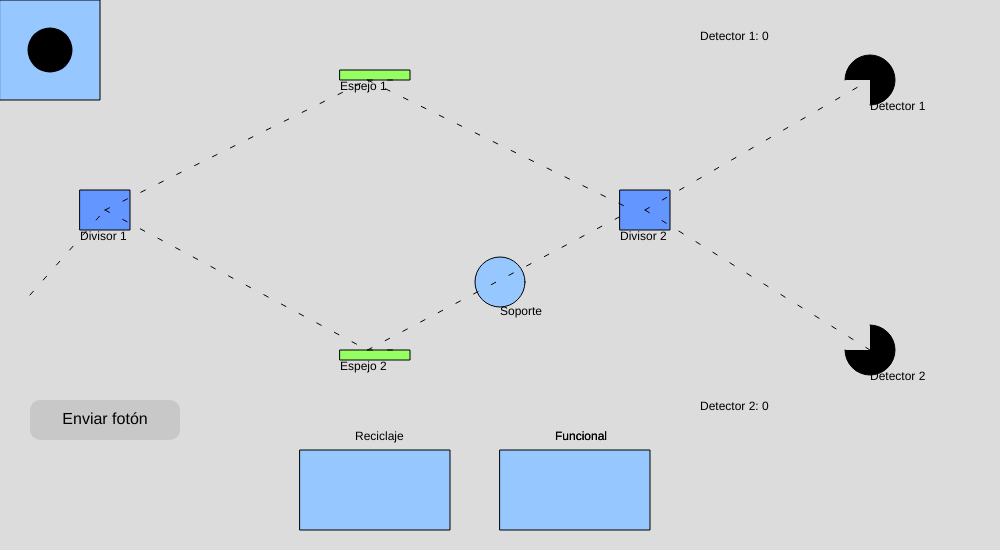
Frame 1 (no input)
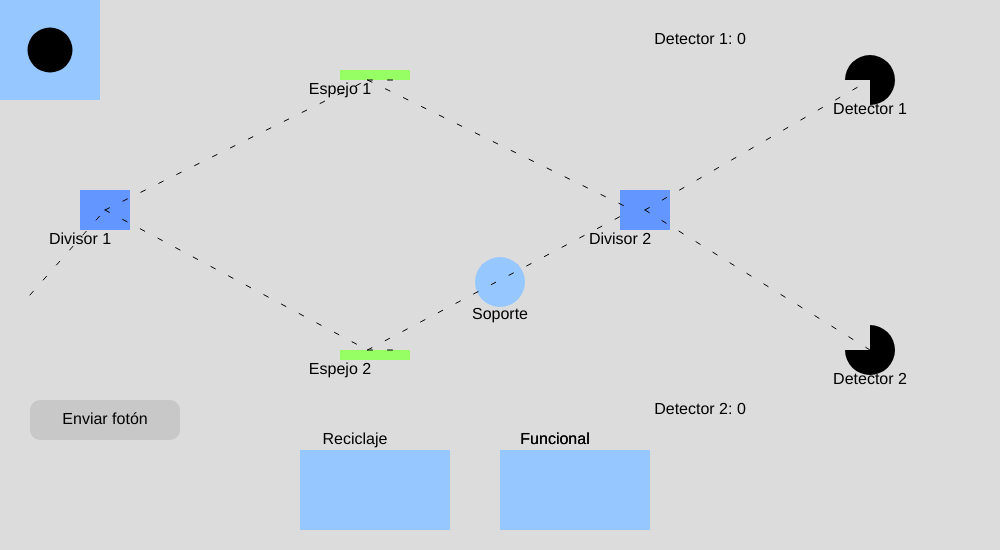
Frame 60 (no input)
Frame 120 (the mouse pressed at the canvas centre since frame 60): identical to frame 60, image omitted

The p5.js sketch that drew these frames (run headless with seeded random() and noise() and a simulated clock; from frame 60 on, the mouse is pressed at the canvas centre):

// p5.js sketch
// ── sketch.js
/* ***********************************************************
 * ******* SIMULACIÓN LABORATORIO AVANZADO 3 *****************
 * ***********************************************************
 * * Autores: Fernanda Mora Rey                              *
 * *          Yennifer Yuliana Guerrero Uchima               *
 * *          Dayana Andrea Henao Arbeláez                   *
 * * Institución: Universidad de Antioquia                   *
 * * Curso: Laboratorio avanzado III                         *
 * ***********************************************************/

// --------------------------DECLARATION OF VARIABLES--------------------------------------
//===========================================================================================
let fotones = [];
let speed = 5; // Velocity of photons
let contadorD1 = 0; // Counter for detector 1
let contadorD2 = 0; // Counter for detector 2
let i = 0;
let interval = 50;
let botonPresionado = false;
let bomba;
let spotBomb;
let checkbox1, checkbox2;
let numR;
let pass = false;

//----------------------------CONFIGURATION--------------------------------------------------
//===========================================================================================

function setup() {
  createCanvas(1000, 550);
  bomba = new Bomb(50, 50);
  spotBomb = new SpotBomb(width / 2 - 20, 450 / 2 + 35, 40, 45);
  checkbox1 = new Checkbox(355, 480);
  checkbox2 = new Checkbox(555, 480);
  numR = random(1);
}

//-------------------------DRAW-------------------------------------------------------------
//===========================================================================================

function draw() {
  background(220);

  // Components-----------------------------------------------------------
  components();
  spotBomb.dibujar();
  bomba.dibujar();
  bomba.arrastrar();
  console.log(bomba.work, numR);

  // Bomb functions-----------------------------------------------------------------
  if (bomba.x > width || bomba.y > height) {
    bomba = new Bomb(50, 50);
    numR = random(1);
  }

  if (bomba.x >= 480 && bomba.x <= 520 && bomba.y >= 270 && bomba.y <= 300) {
    if (bomba.work) {
      spotBomb.estado = true;
      if (numR > 0.5) {
        spotBomb.estado = false;
      }
    }
  } else {
    spotBomb.estado = false;
  }

  if (bomba.x >= 320 && bomba.x <= 430 && bomba.y >= 450) {
    contadorD1 = 0;

    checkbox1.state = !bomba.work;
    checkbox1.display();

    i++;
    if (i >= interval) {
      bomba = new Bomb(50, 50);
      numR = random(1);
      contadorD2 = 0;
      contadorD1 = 0;
      i = 0;
    }
  }

  if (bomba.x >= 520 && bomba.x <= 630 && bomba.y >= 450) {
    contadorD1 = 0;

    checkbox2.state = bomba.work;
    checkbox2.display();

    i++;
    if (i >= interval) {
      bomba = new Bomb(50, 50);
      numR = random(1);
      contadorD2 = 0;
      contadorD1 = 0;
      i = 0;
    }
  }

  // Photon movement---------------------------------------------------------------------
  for (let j = fotones.length - 1; j >= 0; j--) {
    if (
      bomba.work &&
      numR > 0.5 &&
      bomba.x >= 480 &&
      bomba.x <= 520 &&
      bomba.y >= 270 &&
      bomba.y <= 300
    ) {
      pass = true;
    } else {
      pass = false;
    }

    fotones[j].dibujar();
    fotones[j].mover(pass);

    if (fotones[j].x >= width / 2 - 20 && spotBomb.getEstado()) {
      fotones.splice(j, 1);
      if (j === 0) {
        bomba = new Bomb(50, 50);
        contadorD1 = 0;
        contadorD2 = 0;
      }
      break;
    }

    if (fotones[j].terminado()) {
      if (fotones[j].y <= 100) {
        contadorD1 += 0.5;
      } else if (fotones[j].y >= 300) {
        contadorD2 += 0.5;
      }
      fotones.splice(j, 1);
    }
  }

  // Draw histogram----------------------------------------------------------------------
  dibujarHistograma();

  // Draw button-----------------------------------------------------------
  dibujarBoton();
}

//===================================FUNCIONES Y CLASES===================================
//===========================================================================================

// Definir la clase Boton
class Boton {
  constructor(x, y, w, h, textoBoton, mensaje) {
    this.x = x; // Posición X del botón
    this.y = y; // Posición Y del botón
    this.w = w; // Ancho del botón
    this.h = h; // Alto del botón
    this.textoBoton = textoBoton; // Texto que se mostrará en el botón
    this.mensaje = mensaje; // Mensaje que se mostrará al presionar el botón
    this.mensajeVisible = false; // Controla si el mensaje es visible
  }

  // Dibuja el botón y su mensaje
  dibujar() {
    // Dibuja el botón
    fill(0, 120, 255); // Color del botón
    rect(this.x, this.y, this.w, this.h, 10); // Botón con bordes redondeados

    // Dibuja el texto dentro del botón
    fill(255); // Color blanco para el texto
    textSize(16);
    textAlign(CENTER, CENTER);
    text(this.textoBoton, this.x + this.w / 2, this.y + this.h / 2);

    // Si el mensaje es visible, dibuja el cuadro con el mensaje
    if (this.mensajeVisible) {
      fill(0, 0, 0, 150); // Fondo del cuadro (transparente)
      rect(100, 250, 200, 80, 10); // Cuadro con bordes redondeados

      // Dibuja el mensaje
      fill(255); // Color del texto
      textSize(18);
      textAlign(CENTER, CENTER);
      text(this.mensaje, 200, 290); // Mensaje dentro del cuadro
    }
  }

  // Detecta si el botón ha sido presionado
  estaPresionado() {
    // Verifica si el clic fue dentro del área del botón
    if (
      mouseX >= this.x &&
      mouseX <= this.x + this.w &&
      mouseY >= this.y &&
      mouseY <= this.y + this.h
    ) {
      this.mensajeVisible = !this.mensajeVisible; // Cambia el estado del mensaje
    }
  }
}

// Detecta el clic en el lienzo y llama al método para cada botón
function mousePressed() {
  for (let i = 0; i < botones.length; i++) {
    botones[i].estaPresionado();
  }
}

function enviarFoton() {
  fotones.push(new Foton(1));
  fotones.push(new Foton(2));
  numR = random(1);
}

/* Modela el comportamiento de un fotón en el interferómetro, simulando su movimiento por diferentes trayectorias posibles dependiendo de su estado y las interacciones */
// Photon class------------------------------------------------------------------------------
class Foton {
  constructor(tipo) {
    this.x = 20; // Posición inicial en el eje X
    this.y = 305; // Posición inicial en el eje Y
    this.path = tipo; // Trayectoria del fotón (1 o 2)
    this.step = 0; // Etapa inicial del recorrido
    this.speed = 5.0; // Velocidad del fotón
  }

  // Método para dibujar el fotón en la simulación
  dibujar() {
    fill(230, 141, 35, 170); // Color del fotón (naranja semitransparente)
    noStroke(); // Sin bordes para el círculo
    circle(this.x, this.y, 30); // Dibuja el fotón como un círculo de radio 30
  }

  // Metodo que Simula el movimiento del fotón en el interferómetro en pasos (step)
  mover(pass) {
    //Movimiento hacia el primer divisor
    if (this.step === 0) {
      this.x += this.speed;
      this.y += ((210 - 305) / (105 - 30)) * this.speed;
      if (this.x >= 105) this.step = 1; //Transición al siguiente paso si x es mayor que 105

      //Movimiento al siguiente punto, condicionado por path
    } else if (this.step === 1) {
      if (this.path === 1) {
        // fotón sube
        this.x += this.speed;
        this.y += ((80 - 210) / (367.5 - 105)) * this.speed;
        if (this.x >= 367.5) this.step = 2; //Transición al siguiente paso
      } else if (this.path === 2) {
        // fotón baja
        this.x += this.speed;
        this.y += ((350 - 210) / (367.5 - 105)) * this.speed;
        if (this.x >= 367.5) this.step = 2; //Transición al siguiente paso
      }
    } else if (this.step === 2) {
      //  Cambio probabilístico de trayectoria
      if (this.path === 1) {
        // Si el fotón está en la trayectoria 1
        this.x += this.speed;
        this.y += ((210 - 80) / (632.5 - 367.5)) * this.speed; // Movimiento hacia el siguiente punto
        if (this.x >= 632.5) {
          this.path = random(1) < 0.5 ? 1 : 2; // Cambio de trayectoria con probabilidad 50%
          this.step = 3; // Avanza al siguiente paso
        }
      } else if (this.path === 2) {
        // Si el fotón está en la trayectoria 2
        this.x += this.speed;
        this.y += ((210 - 350) / (632.5 - 367.5)) * this.speed; // Movimiento hacia el siguiente punto
        if (this.x >= 632.5) {
          this.path = random(1) < 0.5 ? 1 : 2; // Cambio de trayectoria con probabilidad 50%
          this.step = 3; // Avanza al siguiente paso
        }
      }
    } else if (this.step === 3 && !pass) {
      // Cuarta etapa: Sin interacción con la bomba
      this.x += this.speed;
      this.y += ((200 - 350) / (632.5 - 367.5)) * this.speed; // Movimiento hacia el detector 1 sin bomba
      if (this.x >= 870) this.step = 4; // Finaliza el recorrido
    } else if (this.step === 3 && pass) {
      // Cuarta etapa: Con interacción con la bomba
      this.x += this.speed;
      this.y += ((350 - 210) / (870 - 632.5)) * this.speed; // Movimiento hacia el detector 2 tras pasar la bomba
      if (this.x >= 870) this.step = 4; // Finaliza el recorrido
    }
  }

  // Método para verificar si el fotón ha completado su recorrido
  terminado() {
    return this.step >= 4; // Retorna verdadero si el fotón ha pasado por todas las etapas
  }
}

// Bomb class-------------------------------------------------------------------------------
class Bomb {
  constructor(x, y) {
    this.x = x; // Posición inicial en el eje X
    this.y = y; // Posición inicial en el eje Y
    this.size = 45; // Tamaño de la bomba (diámetro del círculo)
    this.arrastrando = false; // Estado inicial: la bomba no se está arrastrando
    this.bombaColor = color(0, 0, 0); // Color de la bomba (negro por defecto)
    this.work = random(1) > 0.5; // Estado funcional de la bomba (50% de probabilidad de que funcione)
  }

  // Método para dibujar la bomba en la simulación
  dibujar() {
    fill(this.bombaColor); // Establece el color de la bomba
    noStroke(); // Sin borde para el círculo
    ellipse(this.x, this.y, this.size, this.size); // Dibuja la bomba como un círculo
  }

  // Método para verificar si la bomba fue clickeada
  verificarClick(mx, my) {
    if (dist(mx, my, this.x, this.y) < this.size / 2) {
      // Comprueba si el clic está dentro del círculo
      this.arrastrando = true; // Activa el modo de arrastre
    }
  }

  // Método para arrastrar la bomba con el cursor
  arrastrar() {
    if (this.arrastrando) {
      // Solo si está en modo de arrastre
      this.x = mouseX; // Actualiza la posición X al cursor
      this.y = mouseY; // Actualiza la posición Y al cursor
    }
  }

  // Método para soltar la bomba
  soltar() {
    this.arrastrando = false; // Desactiva el modo de arrastre
  }
}

//-----------------------------------SOPORTE DE LA BOMBA------------------------------------

/* La clase representa un área rectangular en la simulación que puede alternar entre dos estados visuales: activo e inactivo. Según el estado, la clase dibuja el rectángulo con un gradiente de color diferente:

Estado activo: Gradiente de púrpura a negro.
Estado inactivo: Gradiente de cian a negro.
Además, la clase incluye métodos para:

Cambiar el estado: Alterna entre los dos estados disponibles.
Obtener el estado: Devuelve si el rectángulo está activo o inactivo.
Dibujar el área: Representa visualmente el rectángulo con el gradiente correspondiente y un contorno negro.*/
class SpotBomb {
  constructor(x, y, w, h) {
    this.x = x; // Posición X inicial del rectángulo
    this.y = y; // Posición Y inicial del rectángulo
    this.w = w; // Ancho del rectángulo
    this.h = h; // Altura del rectángulo
    this.estado = false; // Estado inicial (apagado o inactivo)
  }
  // Cambia el estado del SpotBomb (activo/inactivo)
  cambiarEstado() {
    this.estado = !this.estado; // Alterna entre true y false
  }

  // Devuelve el estado actual del SpotBomb
  getEstado() {
    return this.estado; // Retorna el valor booleano de estado
  }

  // Dibuja el SpotBomb en la simulación
  dibujar() {
    noStroke(); // Sin borde para los colores internos
    noFill(); // Sin relleno (transparente)
    noStroke(); // Sin borde

    if (this.estado) {
      // Si el estado es activo
      for (let i = 0; i <= this.h; i++) {
        // Itera sobre la altura del rectángulo
        let inter = map(i, 0, this.h, 0, 1); // Calcula un gradiente de color
        //fill(255 * inter, 0, 255 * (1 - inter)); // Gradiente de púrpura a negro
        rect(this.x, this.y + i, this.w, 1); // Dibuja una línea del gradiente
      }
    } else {
      // Si el estado es inactivo
      for (let i = 0; i <= this.h; i++) {
        // Itera sobre la altura del rectángulo
        let inter = map(i, 0, this.h, 0, 1); // Calcula un gradiente de color
        //fill(0, 255 * inter, 255 * (1 - inter)); // Gradiente de cian a negro
        rect(this.x, this.y + i, this.w, 1); // Dibuja una línea del gradiente
      }
    }

    //noStroke(0); // Dibuja un borde negro para el rectángulo
    noFill(); // Evita rellenar el rectángulo con color sólido
    rect(this.x, this.y, this.w, this.h); // Dibuja el contorno del rectángulo
  }
}

//----------------------------------------------------------------------------------------

//Función para dibujar el botón en la pantalla
function dibujarBoton() {
  fill(botonPresionado ? color(180) : color(200));
  rect(30, 400, 150, 40, 10);
  fill(0);
  textSize(16);
  textAlign(CENTER, CENTER);
  text("Enviar fotón", 30 + 75, 400 + 20);
}

//----------------------------------------------------------------------------------------
// Función que se activa cuando se presiona el mouse
function mousePressed() {
  if (mouseX > 30 && mouseX < 180 && mouseY > 400 && mouseY < 440) {
    botonPresionado = true;
    enviarFoton();
  }
  // Verifica si se hizo clic sobre una bomba para iniciar su arrastre
  bomba.verificarClick(mouseX, mouseY);
  //checkbox.update(mouseX, mouseY);
}

//---------------------------------------------------------------------------------------
// Función que se activa cuando se suelta el mouse
function mouseReleased() {
  botonPresionado = false; // Restaura el estado del botón a no presionado
  bomba.soltar(); // Detiene el arrastre de la bomba si estaba siendo movida
}

//-------------LINEAS------------------------------------------------
function dibujarLineaPunteada(x1, y1, x2, y2) {
  let dx = x2 - x1;
  let dy = y2 - y1;
  let d = dist(x1, y1, x2, y2);
  let dashLength = 5;
  let spaceLength = 5;
  let drawDash = true;

  for (let i = 0; i < d; i += dashLength + spaceLength) {
    let x = x1 + (dx / d) * i;
    let y = y1 + (dy / d) * i;
    if (drawDash) {
      line(x, y, x + (dx / d) * dashLength, y + (dy / d) * dashLength);
    }
    drawDash = !drawDash;
  }
}

//----------------------------HISTOGRAMA------------------------------------------------
function dibujarHistograma() {
  fill(100, 150, 255);
  rect(800, 20, contadorD1 * 10, 30);
  fill(0);
  text("Detector 1: " + contadorD1, 700, 40);

  fill(255, 150, 100);
  rect(800, 390, contadorD2 * 10, 30);
  fill(0);
  text("Detector 2: " + contadorD2, 700, 410);
}

//--------------------------------COMPONENTES--------------------------------------------
function components() {
  fill(100, 150, 255);
  rect(80, 190, 50, 40);
  fill(0);
  text("Divisor 1", 80, 240);

  fill(100, 150, 255);
  rect(620, 190, 50, 40);
  fill(0);
  text("Divisor 2", 620, 240);

  fill(150, 255, 100);
  rect(340, 70, 70, 10);
  fill(0);
  text("Espejo 1", 340, 90);

  fill(150, 255, 100);
  rect(340, 350, 70, 10);
  fill(0);
  text("Espejo 2", 340, 370);

  fill(0);
  arc(870, 80, 50, 50, -PI, PI - HALF_PI);
  text("Detector 1", 870, 110);

  arc(870, 350, 50, 50, -HALF_PI, PI);
  text("Detector 2", 870, 380);

  // Contenedor 1
  fill(150, 200, 255);
  rect(300, 450, 150, 80);
  fill(0);
  text("Reciclaje", 355, 440);

  // Contenedor 2
  fill(150, 200, 255);
  rect(500, 450, 150, 80);
  fill(0);
  text("Funcional", 555, 440);

  // Base de las bombas
  fill(150, 200, 255);
  rect(0, 0, 100, 100);
  fill(0);
  text("Funcional", 555, 440);

  //Circulo del soporte de la bomba

  // Base de las bombas
  fill(150, 200, 255);
  ellipse(500, 282, 50, 50);
  fill(0);
  text("Soporte", 500, 315);

  // Líneas punteadas que conectan los componentes
  stroke(5);
  dibujarLineaPunteada(30, 295, 105, 210); // Inicio -> Divisor de haz 1
  dibujarLineaPunteada(105, 210, 367.5, 80); // Divisor de haz 1 -> Espejo 1 (camino superior)
  dibujarLineaPunteada(367.5, 80, 400, 80); // Espejo 1 (centro -> borde)
  dibujarLineaPunteada(105, 210, 367.5, 350); // Divisor de haz 1 -> Espejo 2 (camino inferior)
  dibujarLineaPunteada(367.5, 350, 400, 350); // Espejo 2 (centro -> borde)
  dibujarLineaPunteada(367.5, 80, 632.5, 210); // Espejo 1 -> Divisor de haz 2
  dibujarLineaPunteada(367.5, 350, 632.5, 210); // Espejo 2 -> Divisor de haz 2
  dibujarLineaPunteada(645, 210, 870, 80); // Divisor de haz 2 -> Detector 1
  dibujarLineaPunteada(645, 210, 870, 350); // Divisor de haz 2 -> Detector 2
}

//-----------------------------------------------------------------------------------

//-------------------------------------------------------------------------------------------

/*La clase Checkbox representa una casilla de verificación que el usuario puede interactuar con el mouse. 
Su estado puede alternar entre marcado (check) y desmarcado (cross), 
ofreciendo una representación visual clara de cada estado.*/

class Checkbox {
  constructor(x, y) {
    // Coordenadas de la esquina superior izquierda de la casilla
    this.x = x;
    this.y = y;
    // Estado inicial de la casilla (desmarcado)
    this.state = false;
  }

  // Dibuja la casilla en la pantalla
  display() {
    stroke(0); // Color del borde
    fill(255); // Relleno blanco
    rect(this.x, this.y, 20, 20); // Dibuja el rectángulo de la casilla

    // Dibuja un check o una cruz según el estado actual
    if (this.state) {
      this.drawCheck(); // Estado marcado (check)
    } else {
      this.drawCross(); // Estado desmarcado (cross)
    }
  }

  // Cambia el estado si se detecta un clic dentro de la casilla
  update(mx, my) {
    // Comprueba si las coordenadas del mouse están dentro de la casilla
    if (mx > this.x && mx < this.x + 20 && my > this.y && my < this.y + 20) {
      this.state = !this.state; // Alterna el estado
    }
  }

  // Dibuja una marca de verificación (check) en la casilla
  drawCheck() {
    stroke(0, 255, 0); // Color verde
    strokeWeight(3); // Grosor de la línea
    // Dibuja las dos líneas que forman el check
    line(this.x + 4, this.y + 10, this.x + 10, this.y + 16);
    line(this.x + 10, this.y + 16, this.x + 16, this.y + 4);
  }

  // Dibuja una cruz (cross) en la casilla
  drawCross() {
    stroke(255, 0, 0); // Color rojo
    strokeWeight(3); // Grosor de la línea
    // Dibuja las dos líneas que forman la cruz
    line(this.x + 4, this.y + 4, this.x + 16, this.y + 16);
    line(this.x + 16, this.y + 4, this.x + 4, this.y + 16);
  }
}
